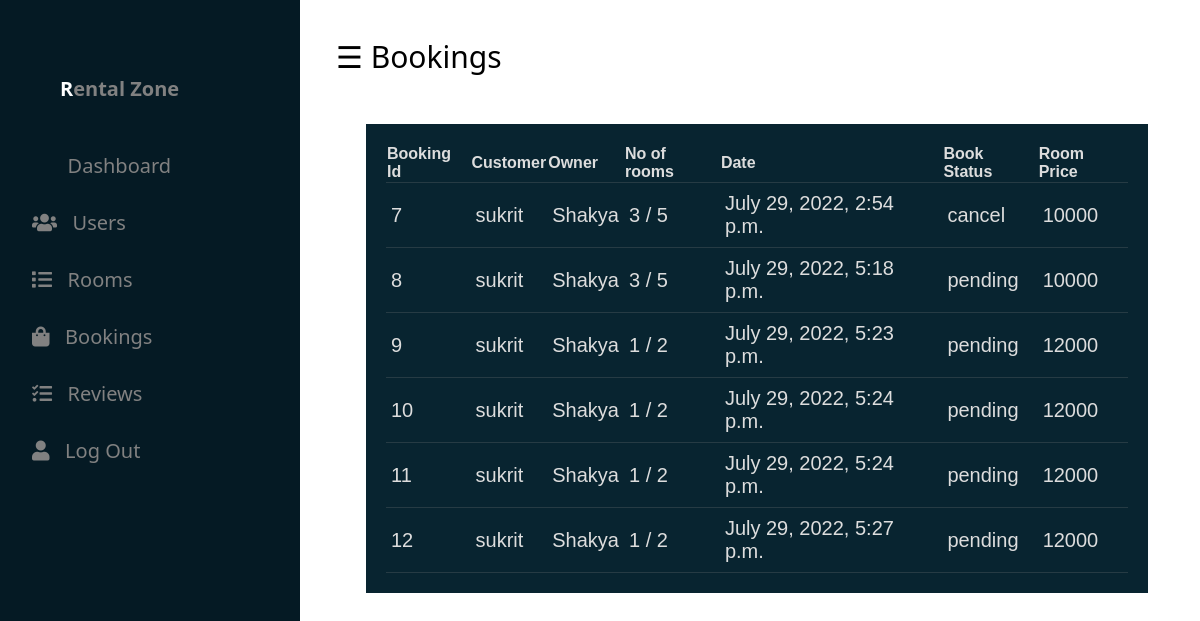
Before: /accounts/dashBooking/ with the older database file.
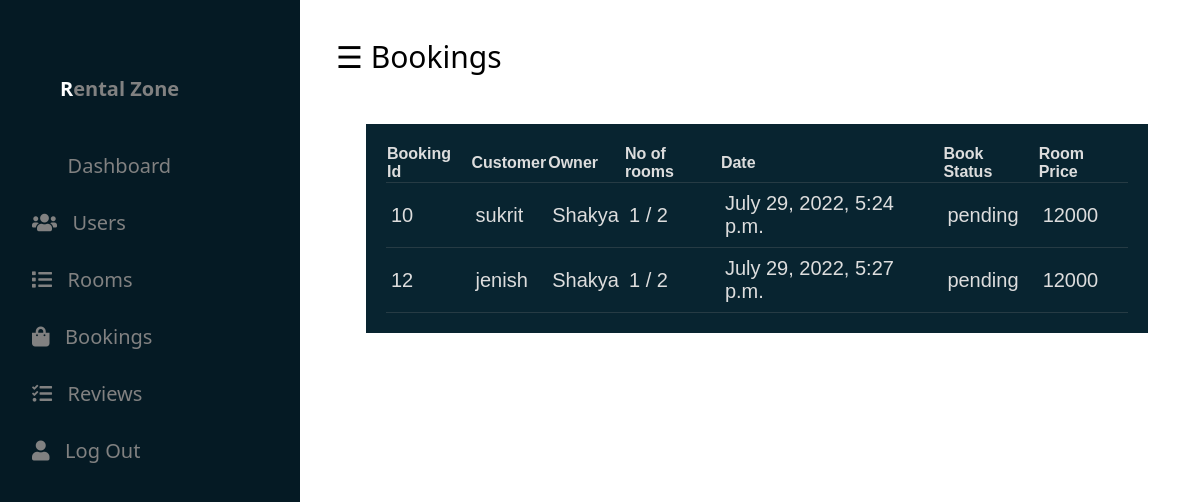
After: the same page with the newer database file.
### rooms/models.py (models this page shows, shortened)
class Booking(models.Model):
   customer = models.ForeignKey(CustomUser, on_delete=models.SET_NULL, null=True,related_name='customer_booking')
   room = models.ForeignKey(Room, on_delete=models.CASCADE, related_name='room_booking')
   number_of_rooms = models.PositiveIntegerField(default=0)
   book_date =  models.DateTimeField(auto_now_add = True)
   checkin_date = models.DateTimeField(blank=True, null=True)
   payment_method = models.CharField(max_length=15, choices=PAYMENT_METHOD, default='offline', null=True,blank=True)
   amount = models.PositiveIntegerField(default=0)
   paid = models.BooleanField(default=False)
   book_status = models.CharField(max_length=15, choices=BOOK_STATUS, default="pending")

class Room(models.Model):
   owner = models.ForeignKey(CustomUser,on_delete=models.CASCADE)
   number_of_room = models.PositiveIntegerField(default=0,null=True,blank=True)
   available_rooms = models.PositiveIntegerField(default=0,null=True,blank=True)
   room_price = models.PositiveIntegerField(default=0,null=True,blank=True)
   area_of_room = models.CharField(max_length=45,null=True,blank=True)
   floor = models.CharField(max_length=45,null=True,blank=True)
   parking = models.BooleanField(default=False,null=True,blank=True)
   address = models.CharField(max_length=100,null=True,blank=True)
   city = models.CharField(max_length=25,null=True,blank=True)
   state = models.CharField(max_length=25,null=True,blank=True)
   country = models.CharField(max_length=25,null=True,blank=True)
   image1 =  models.ImageField(upload_to='rooms/', null=True, blank=True )
   image2 = models.ImageField(upload_to='rooms/', null=True, blank=True)
   image3 = models.ImageField(upload_to='rooms/', null=True, blank=True)
   image4 = models.ImageField(upload_to='rooms/', null=True, blank=True)
   description = models.TextField(null=True, blank=True)
   map_link= models.TextField(null=True, blank=True)

### accounts/models.py (models this page shows)
class CustomUser(models.Model):
    user = models.OneToOneField(User, on_delete=models.CASCADE)
    phone = models.CharField(max_length=10,null=True,blank=True)
    user_type = models.CharField(max_length=15,null=True,blank=True)
    address =  models.CharField(max_length=30, null=True,blank=True)
    certificate = models.ImageField(upload_to='photos/',null=True, blank=True)
    def __str__(self):
        return self.user.username

### accounts/views.py (the view)
# urls.py: path('dashBooking/',views.dashBooking,name="dashBooking"),
def dashBooking(request):
    bookings = Booking.objects.all()
    context = {'bookings':bookings}
    return render(request,'dashboard/dashBooking.html',context)

### templates/dashboard/dashBooking.html (shortened to what this page needs)
{% extends './dashBase.html' %}
{% load static %}
{% block content %}
<div id="main">
        <div class="head">
            <div class="col-div-6">
    <span style="font-size:30px;cursor:pointer; color: rgb(0, 0, 0);" class="nav"  >&#9776; Bookings</span>
    </div>
    <br>
    <br>
    <br><br>
    <div class="col-div-8">
		<div class="box-8">
		<div class="content-box">
      <table class="appointments">
        <thead>
            <th scope="col">Booking Id</th>
            <th scope="col">Customer</th>
            <th scope="col">Owner</th>
            <th scope="col">No of rooms</th>
            <th scope="col">Date</th>
            <th scope="col">Book Status</th>
            <th scope="col">Room Price</th>
        </thead>
        <tbody>
            {% for book in bookings %}
            <tr>
              <td>{{book.id}} </td>
              <td>{{book.customer}}</td>
              <td>{{book.room.owner}}</td>
              <td>{{book.number_of_rooms}} / {{book.room.number_of_room}} </td>
              <td>{{book.book_date}} </td>
              <td>{{book.book_status}} </td>
              <td>{{book.room.room_price}} </td>
            </tr>
           {% endfor %}
          </tbody>
        </table>
                </div>
                </div>
                </div>
                </div>
                </div>
            </body>
            {% endblock content %}

Changed rows visible on the page:
removed Booking: id "7", customer "sukrit", room.owner "Shakya", number_of_rooms "3", room.number_of_room "5", book_date "July 29, 2022, 2:54 p.m.", book_status "cancel", room.room_price "10000"
removed Booking: id "8", customer "sukrit", room.owner "Shakya", number_of_rooms "3", room.number_of_room "5", book_date "July 29, 2022, 5:18 p.m.", book_status "pending", room.room_price "10000"
removed Booking: id "9", customer "sukrit", room.owner "Shakya", number_of_rooms "1", room.number_of_room "2", book_date "July 29, 2022, 5:23 p.m.", book_status "pending", room.room_price "12000"
removed Booking: id "11", customer "sukrit", room.owner "Shakya", number_of_rooms "1", room.number_of_room "2", book_date "July 29, 2022, 5:24 p.m.", book_status "pending", room.room_price "12000"
changed Booking id 12: customer "sukrit" → "jenish"
